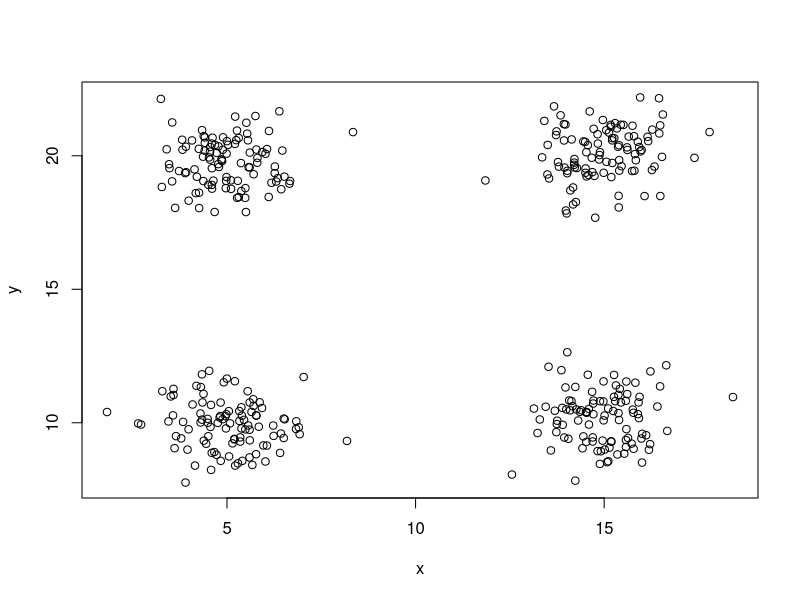
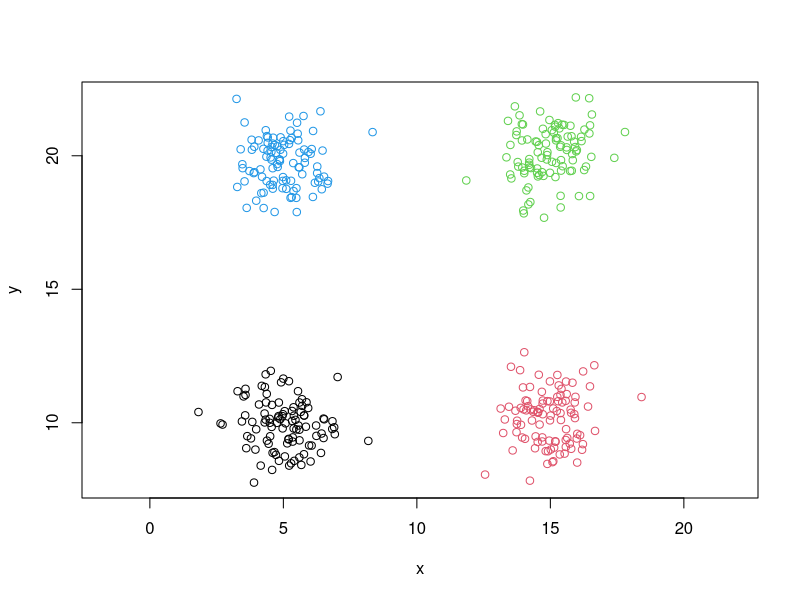

The R script that drew these images, in order: (Note: this script raises an error after producing the figures.)
###### Homework 17 ######
######Nina Culver######


####1####
set.seed(5364)
x1 = rnorm(100, 5, 1)
y1 = rnorm(100, 10, 1)
x2 = rnorm(100, 5, 1)
y2 = rnorm(100, 20, 1)
x3 = rnorm(100, 15, 1)
y3 = rnorm(100, 10, 1)
x4 = rnorm(100, 15, 1)
y4 = rnorm(100, 20, 1)

mydata=data.frame(x=c(x1,x2,x3,x4),y=c(y1,y2,y3,y4))
plot(y~x,data=mydata)


#1a
repeat.kmeans=function(data,centers,repetitions){
  best.kmeans=NULL
  best.ssw=Inf
  
  for(i in 1:repetitions){
    kmeans.temp=kmeans(x=data,centers=centers)
    if(kmeans.temp$tot.withinss<best.ssw){
      best.ssw=kmeans.temp$tot.withinss
      best.kmeans=kmeans.temp
    }
  }
  return(best.kmeans)
}


best=repeat.kmeans(mydata,4,1000)

#1b
plot(y~x,data=mydata,col=best$cluster,asp=1)
clusters=best$cluster

#1c
best$totss #20551.42
best$withinss #248.6826 176.7179 201.4723 158.9062
best$tot.withinss #785.779
best$betweenss #19765.64
best$tot.withinss+best$betweenss # 20551.42


#1d
centers=best$centers 
# (15.042800 19.88120)(15.097904 10.06792)(5.063149,10.10852)(4.972396 19.95161)
plot(y~x,data=mydata,col=colvect[clusters],asp=1)
points(centers,col='black',pch=24,bg='black')

#1e
minimumRepititions = function(x, error){
  ceiling(log(error)/log(1-factorial(x) / (x^x)))
}
minimumNumber = minimumRepititions(4, 0.01) #47 is the requirement

#1f
tryCenter1 = cbind(c(15,8,5,10), c(25,15,5,10))
tryCluster1 = kmeans(x = mydata, centers = tryCenter1)
plot(y~x,data=mydata,col=colvect[tryCluster1$cluster],asp=1)
points(tryCluster1$centers, col='black',pch=24,bg='black')

tryCenter2 = cbind(c(10,11,12,13), c(15,14,13,12))
tryCluster2 = kmeans(x = mydata, centers = tryCenter2)
plot(y~x,data=mydata,col=colvect[tryCluster2$cluster],asp=1)
points(tryCluster2$centers, col='black',pch=24,bg='black')

tryCenter3 = cbind(c(20,15,5,10), c(25,15,5,10))
tryCluster3 = kmeans(x = mydata, centers = tryCenter3)
plot(y~x,data=mydata,col=colvect[tryCluster3$cluster],asp=1)
points(tryCluster3$centers, col='black',pch=24,bg='black')

tryCenter4 = cbind(c(15,25,24,10), c(5,20,25,8))
tryCluster4 = kmeans(x = mydata, centers = tryCenter4)
plot(y~x,data=mydata,col=colvect[tryCluster4$cluster],asp=1)
points(tryCluster4$centers, col='black',pch=24,bg='black') #This one messed it up!


#testing number of centers 
tryCluster5 = kmeans(x = mydata, centers = 1)
plot(y~x,data=mydata,col=colvect[tryCluster5$cluster],asp=1)
points(tryCluster5$centers, col='black',pch=24,bg='black')

tryCluster6 = kmeans(x = mydata, centers = 6)
plot(y~x,data=mydata,col=colvect[tryCluster6$cluster],asp=1)
points(tryCluster6$centers, col='black',pch=24,bg='black')

tryCluster7 = kmeans(x = mydata, centers = 3)
plot(y~x,data=mydata,col=colvect[tryCluster7$cluster],asp=1)
points(tryCluster7$centers, col='black',pch=24,bg='black')

##### 2 #####
wdbc = wdbc[,2:32]
wdbcModel=repeat.kmeans(wdbc[,2:31],2,1000)
wdbctable = table(wdbcModel$cluster,wdbc$V2)
accuracy = ((wdbctable[1,1] + wdbctable[2,2]) - (wdbctable[2,1] + wdbctable[1,2])) / (dim(wdbc)[1])
accuracy
